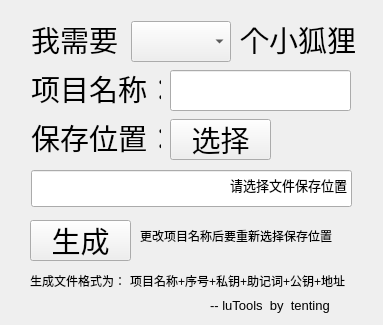
<?xml version="1.0" encoding="UTF-8"?>
<ui version="4.0">
 <class>Form</class>
 <widget class="QWidget" name="Form">
  <property name="geometry">
   <rect>
    <x>0</x>
    <y>0</y>
    <width>383</width>
    <height>325</height>
   </rect>
  </property>
  <property name="windowTitle">
   <string>luFoxReg</string>
  </property>
  <widget class="QLabel" name="label1">
   <property name="geometry">
    <rect>
     <x>31</x>
     <y>21</y>
     <width>87</width>
     <height>37</height>
    </rect>
   </property>
   <property name="font">
    <font>
     <pointsize>22</pointsize>
     <bold>false</bold>
    </font>
   </property>
   <property name="text">
    <string>我需要</string>
   </property>
  </widget>
  <widget class="QLabel" name="label2">
   <property name="geometry">
    <rect>
     <x>240</x>
     <y>21</y>
     <width>116</width>
     <height>37</height>
    </rect>
   </property>
   <property name="font">
    <font>
     <pointsize>22</pointsize>
     <bold>false</bold>
    </font>
   </property>
   <property name="text">
    <string>个小狐狸</string>
   </property>
  </widget>
  <widget class="QComboBox" name="cb1">
   <property name="geometry">
    <rect>
     <x>131</x>
     <y>21</y>
     <width>100</width>
     <height>41</height>
    </rect>
   </property>
   <property name="font">
    <font>
     <pointsize>22</pointsize>
    </font>
   </property>
  </widget>
  <widget class="QLabel" name="label3">
   <property name="geometry">
    <rect>
     <x>31</x>
     <y>70</y>
     <width>130</width>
     <height>37</height>
    </rect>
   </property>
   <property name="font">
    <font>
     <pointsize>22</pointsize>
    </font>
   </property>
   <property name="text">
    <string>项目名称：</string>
   </property>
  </widget>
  <widget class="QLineEdit" name="le1">
   <property name="geometry">
    <rect>
     <x>170</x>
     <y>70</y>
     <width>181</width>
     <height>41</height>
    </rect>
   </property>
   <property name="font">
    <font>
     <pointsize>22</pointsize>
    </font>
   </property>
  </widget>
  <widget class="QLabel" name="label4">
   <property name="geometry">
    <rect>
     <x>31</x>
     <y>119</y>
     <width>130</width>
     <height>37</height>
    </rect>
   </property>
   <property name="font">
    <font>
     <pointsize>22</pointsize>
    </font>
   </property>
   <property name="text">
    <string>保存位置：</string>
   </property>
  </widget>
  <widget class="QPushButton" name="pb1">
   <property name="geometry">
    <rect>
     <x>170</x>
     <y>119</y>
     <width>101</width>
     <height>41</height>
    </rect>
   </property>
   <property name="font">
    <font>
     <pointsize>22</pointsize>
    </font>
   </property>
   <property name="text">
    <string>选择</string>
   </property>
  </widget>
  <widget class="QLineEdit" name="le2">
   <property name="enabled">
    <bool>true</bool>
   </property>
   <property name="geometry">
    <rect>
     <x>31</x>
     <y>170</y>
     <width>321</width>
     <height>37</height>
    </rect>
   </property>
   <property name="font">
    <font>
     <pointsize>10</pointsize>
    </font>
   </property>
   <property name="text">
    <string>请选择文件保存位置</string>
   </property>
   <property name="alignment">
    <set>Qt::AlignRight|Qt::AlignTrailing|Qt::AlignVCenter</set>
   </property>
   <property name="readOnly">
    <bool>true</bool>
   </property>
  </widget>
  <widget class="QPushButton" name="pb2">
   <property name="geometry">
    <rect>
     <x>30</x>
     <y>220</y>
     <width>101</width>
     <height>41</height>
    </rect>
   </property>
   <property name="font">
    <font>
     <pointsize>22</pointsize>
    </font>
   </property>
   <property name="text">
    <string>生成</string>
   </property>
  </widget>
  <widget class="QLabel" name="label5">
   <property name="geometry">
    <rect>
     <x>210</x>
     <y>290</y>
     <width>161</width>
     <height>31</height>
    </rect>
   </property>
   <property name="font">
    <font>
     <pointsize>10</pointsize>
    </font>
   </property>
   <property name="text">
    <string>-- luTools  by  tenting</string>
   </property>
  </widget>
  <widget class="QLabel" name="label">
   <property name="geometry">
    <rect>
     <x>30</x>
     <y>270</y>
     <width>101</width>
     <height>21</height>
    </rect>
   </property>
   <property name="text">
    <string>生成文件格式为：</string>
   </property>
  </widget>
  <widget class="QLabel" name="label_2">
   <property name="geometry">
    <rect>
     <x>140</x>
     <y>220</y>
     <width>201</width>
     <height>31</height>
    </rect>
   </property>
   <property name="text">
    <string>更改项目名称后要重新选择保存位置</string>
   </property>
  </widget>
  <widget class="QLabel" name="label_3">
   <property name="geometry">
    <rect>
     <x>130</x>
     <y>270</y>
     <width>231</width>
     <height>21</height>
    </rect>
   </property>
   <property name="text">
    <string>项目名称+序号+私钥+助记词+公钥+地址</string>
   </property>
  </widget>
 </widget>
 <resources/>
 <connections/>
</ui>
